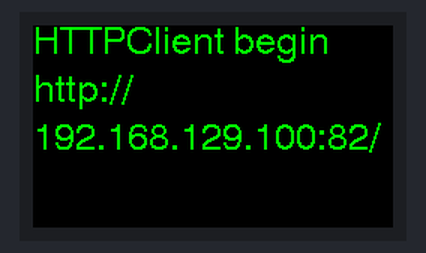
Bench run of a program on a simulated ESP32. Shown: 240×135 colour display. WiFi joins after 1.5 s; servers stay silent unless stated; what the program prints to the serial monitor is not drawn.

Above: at 5.4 s.
At 7.7 s:
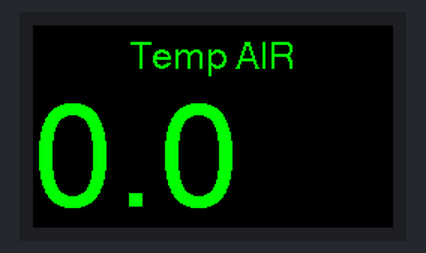
At 10.7 s:
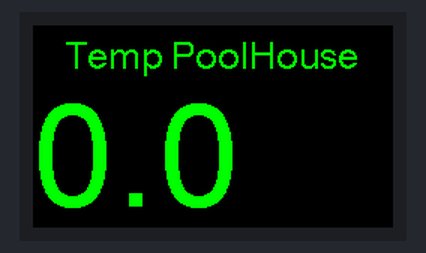
At 11.8 s:
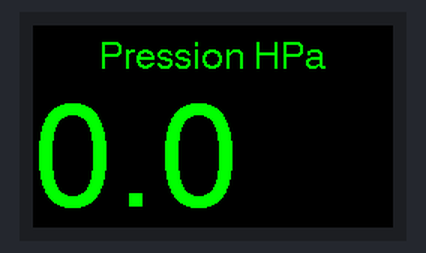
At 12.8 s:
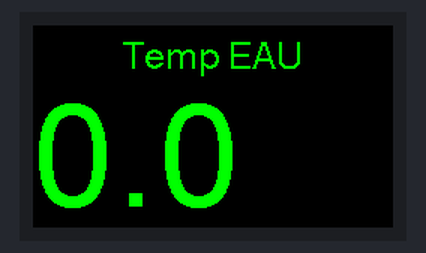

The program:

main.cpp
```cpp
// v01 : Suppress interrupts
// v02 : Temp Air_Eau et changement de couleurs jcb - Save 07-27
// v03 : String serverName = "http://192.168.129.100:82/";
// v04 : Display Pression
// v05 : Display Temp in Pollhouse
#include <Arduino.h>
#include <TFT_eSPI.h>
#include <SPI.h>
#include <WiFi.h>
#include <HTTPClient.h>
int Test = 2;

// Code pour Interruption
// Filtre anti-rebond (debouncer)
/*
#define DEBOUNCE_TIME 250
volatile uint32_t DebounceTimer = 0; // Debounce pour Bouton
// Broche sur laquelle est connectee le bouton, le detecteur de mouvement PIR ou le radar
#define PIN_BUTTON 0 //0=Bouton Gauche, 35=Bouton Droit
uint32_t mode_count = 0;

// Decommenter pour de pas mettre la fonction dans la RAM de l ESP32
//void buttonpressed() {

// La fonction est placee dans la RAM de l ESP32.
void IRAM_ATTR buttonpressed() {
  if ( millis() - DEBOUNCE_TIME  >= DebounceTimer ) {
    DebounceTimer = millis();
    mode_count += 1;
    //Serial.printf("Button has been pressed %u times\n", button_count);
  }
}
*/

TFT_eSPI tft=TFT_eSPI();
String Value(String Source,String SS, String ES);
class jcbSensor{
  private:
    float f=0.0;
    int Pos;
    int LCount=0;
    int X =0;
    String Libelle;
    String SrchStringStart;
    String SrchStringEnd;
  public:
        jcbSensor(String Lib,String SSStart,String SSEnd){
          this-> Libelle=Lib;
          this-> SrchStringStart=SSStart;
          this-> SrchStringEnd=SSEnd;
          }
        void processSensor(String jcbInput,TFT_eSPI &tft){
            tft.fillScreen(TFT_BLACK);
            //tft.setTextColor(TFT_GREEN, TFT_BLACK);
            f=Value(jcbInput,SrchStringStart,SrchStringEnd).toFloat();
            //tft.setTextColor(TFT_BLUE,TFT_BLACK);
            String val1=this->Libelle;
            Serial.println("Test:"+val1);
            String val2 = String(f,1);
            // Value(jcbInput,this->SrchStringStart,
            //  this-> SrchStringEnd).substring(0,5);
            int w = tft.textWidth(val1, 4);
            tft.drawString(val1,(tft.width() - w) / 2,10,4);
            w = tft.textWidth(val2, 7);
            tft.drawString(val2, 0, 48, 8);
            //tft.drawString(val2,(tft.width() - w) / 2,48,8);
            //tft.setTextColor(TFT_GREEN, TFT_BLACK);
            delay(1000);
                  };


};

jcbSensor jcbDJ1("Temp EAU","Temp eau:","°C");
jcbSensor jcbDHTT("Temp AIR","Temp:","°C");
jcbSensor jcbDHTH("Humidite %","Hum:","%");
jcbSensor jcbBMPP("Pression HPa","Pression:","HPa:");
jcbSensor jcbBMPT("Temp PoolHouse","Temp BMP:","°C:");

// Replace with your network details
const char* ssid = "WiFi-2.4-DBFA";
const char* password = "alixetjc";
String serverName = "http://192.168.129.100:82/";

// the following variables are unsigned longs because the time, measured in
// milliseconds, will quickly become a bigger number than can be stored in an int.
unsigned long lastTime = 0;
// Timer set to 10 minutes (600000)
//unsigned long timerDelay = 600000;
// Set timer to 5 seconds (5000)
unsigned long timerDelay = 5000;
//void jcbDisplay(String parA){};
String Value(String Source,String SS, String ES){
  /*
  Serial.println("Source:"+Source);
  Serial.println("SS:"+SS);
  Serial.println("ES:"+ES);
  */
int i1=Source.indexOf(SS);
//Serial.println(i1);
 // int i2=Source.indexOf(ES);
 int i2=Source.indexOf(ES,i1);
 //Serial.println(i2);
 Serial.println(SS);
 String Out;

 Out=Source.substring(i1+1+SS.length(),i2-1);
 //Serial.println("Out:"+Out);


 return Out;


}

//String Test="<!DOCTYPE HTML><html><head><meta http-equiv='refresh' content='12'></head><body><h1>ESP8266 - Pressure, Temperature and Humidity</h1></h3><h3>At UTC %ESPTime=2021-01-14T16:10:02_<h3>%DHTTemp=  1.60_</h3><h3>%DHTHumidity= 90.10_</h3><h3>%BMPTemp=  4.90_</h3><h3>%BMPPressure=997.56_</h3><h3>%BMPSLPressure=1018.49_</h3><h3>%DJ1Temp=3.00_</h3><h3>%ResetSec=14691_</h3><h3>%ForeCast=Sunny_</h3><h3>Commandes:/LED - /Time - /Temp/- /Reset - /Version-</h3><h3>OTA:SondePiscine01/jcb-</h3><h3>Version:SondePiscinev2021-01-14-01_Suppres_OTA.ino-</h3><h3>Mac Address:DC:4F:22:01:04:8B";
float fEau=0.0;
float fEauMin=99.0;


HTTPClient http;
void setup() {
  Serial.begin(9600);
  uint64_t chipid = ESP.getEfuseMac();
  Serial.print("MAC : ");
  Serial.println(WiFi.macAddress());
  tft.init();
  tft.setTextSize(1);
  tft.fillScreen(TFT_BLACK);
  tft.setTextColor(TFT_GREEN, TFT_BLACK);
  tft.setRotation(1);


  WiFi.begin(ssid, password);
  tft.drawString("Connecting to ", 0, 0, 4);
  tft.drawString(ssid, 0, 32, 4);
  Serial.println("Connecting to ");
  Serial.println(ssid);
  Serial.println("-");
  Serial.print(password);
  delay(5000);
  while(WiFi.status() != WL_CONNECTED) {
    delay(500);
    Serial.print(".");
  }
  Serial.println("");
  Serial.print("Connected to WiFi network with IP Address: ");
  Serial.println(WiFi.localIP());
  tft.drawString("Connected to ", 0, 0, 4);
  //tft.drawString(WiFi.localIP(), 0, 0, 64);

  Serial.println("Timer set to 5 seconds (timerDelay variable), it will take 5 seconds before publishing the first reading.");
  WiFiClient client;
  http.begin(serverName); //Specify the URL
  tft.fillScreen(TFT_BLACK);
  Serial.println("HTTPClient begin");
  tft.drawString("HTTPClient begin", 0, 0, 4);
  tft.drawString(serverName.substring(0,7), 0, 32, 4);
  tft.drawString(serverName.substring(7), 0, 64, 4);
  //Serial.println("End Of Setup");
  //delay(50000);
}

String payload;
char buf[50];
bool jcbGreen=true;
//
void loop() {
      if(WiFi.status()== WL_CONNECTED){
            //http.begin(serverName); //Specify the URL
            int httpCode = http.GET();                                        //Make the request
            //delay(5000);
            Serial.println(httpCode);
            if (httpCode ==200) { //Check for the returning code
                  payload = http.getString();
                  //Serial.println(httpCode);
                  //Serial.println(payload);
                  if (jcbGreen) {
                    tft.setTextColor(TFT_GREEN, TFT_BLACK);
                    jcbGreen=false;
                  }
                  else
                  {
                    tft.setTextColor(TFT_PINK, TFT_BLACK);
                    jcbGreen=true;
                  }
                  //tft.drawString(Time, 0, 0, 4);
                  //ltoa(millis(),buf,10);
                  Serial.println(payload);
                  jcbDHTH.processSensor(payload,tft);
                  jcbDHTT.processSensor(payload,tft);
                  jcbBMPP.processSensor(payload,tft);
                  jcbBMPT.processSensor(payload,tft);
                  jcbDJ1.processSensor(payload,tft);
                  //tft.drawString(buf, 0, 96, 4);
                  }

            else {
                  Serial.println("Error on HTTP request");
                  }
            int jcbDelay = 30000;
            int interDelay = 2000;
            int Loop = 0;
            while (Loop < jcbDelay) {
              delay ( interDelay);
              Loop += interDelay;
              jcbDHTT.processSensor(payload,tft);
              delay ( interDelay);
              jcbBMPT.processSensor(payload,tft); // T° dans poolhouse
              Loop += interDelay;
              jcbBMPP.processSensor(payload,tft); // pression dans poolhouse
              Loop += interDelay;
              jcbDJ1.processSensor(payload,tft); // sonde Piscine
            }


           }

}
```

Measured:
- by itself, everything shown: repeats every 8.2 s, in 4 steps
- what the display in image 0 shows lasts 2.2 s, from 5.4 s to 7.6 s
- what the display in image 1 shows lasts 3.1 s, from 7.6 s to 10.7 s
- what the display in image 2 shows lasts 1.0 s, from 10.7 s to 11.7 s
